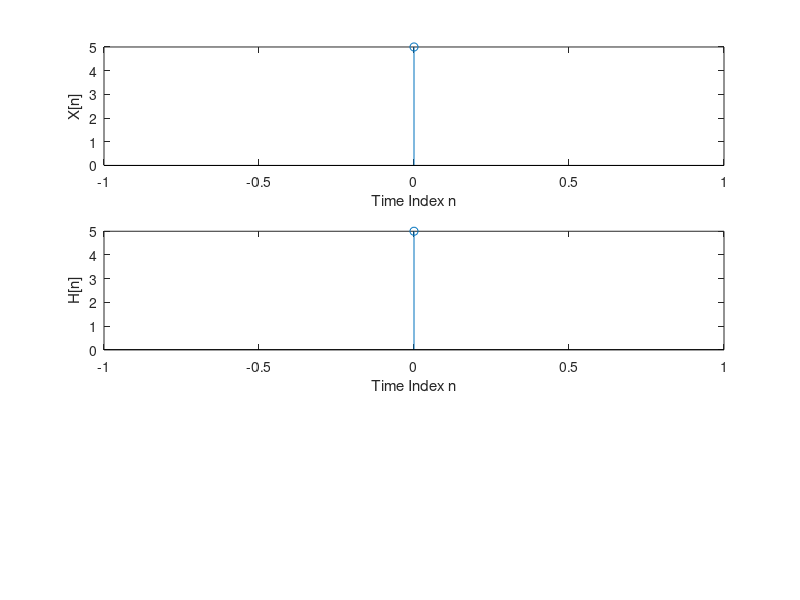

MATLAB code for this plot:
x = input("Enter the array X :\t");
h = input("Enter the sequence H :\t");
b = length(x)-1;
n = [0:b];
subplot(3,1,1);
stem(n,x);
xlabel('Time Index n');
ylabel('X[n]');
len = length(h);
n = [0:len-1];
subplot(3,1,2);
stem(n,h);
xlabel('Time Index n');
ylabel('H[n]');
y=[fliplr(h),fliplr(h)]
m = zeros(len,len);
for shift = 1:1:len;
for i = 1:1:len;
m((len+1)-i,shift) = y(i+shift-1);
end 
end
print("The matrix is:\n");
m
x = transpose(x)
convol=m*x;
convol=transpose(convol)
subplot(3,1,3);
stem(n,convol);
xlabel('Time Index n');
ylabel('Circ Conv Y[n]');
